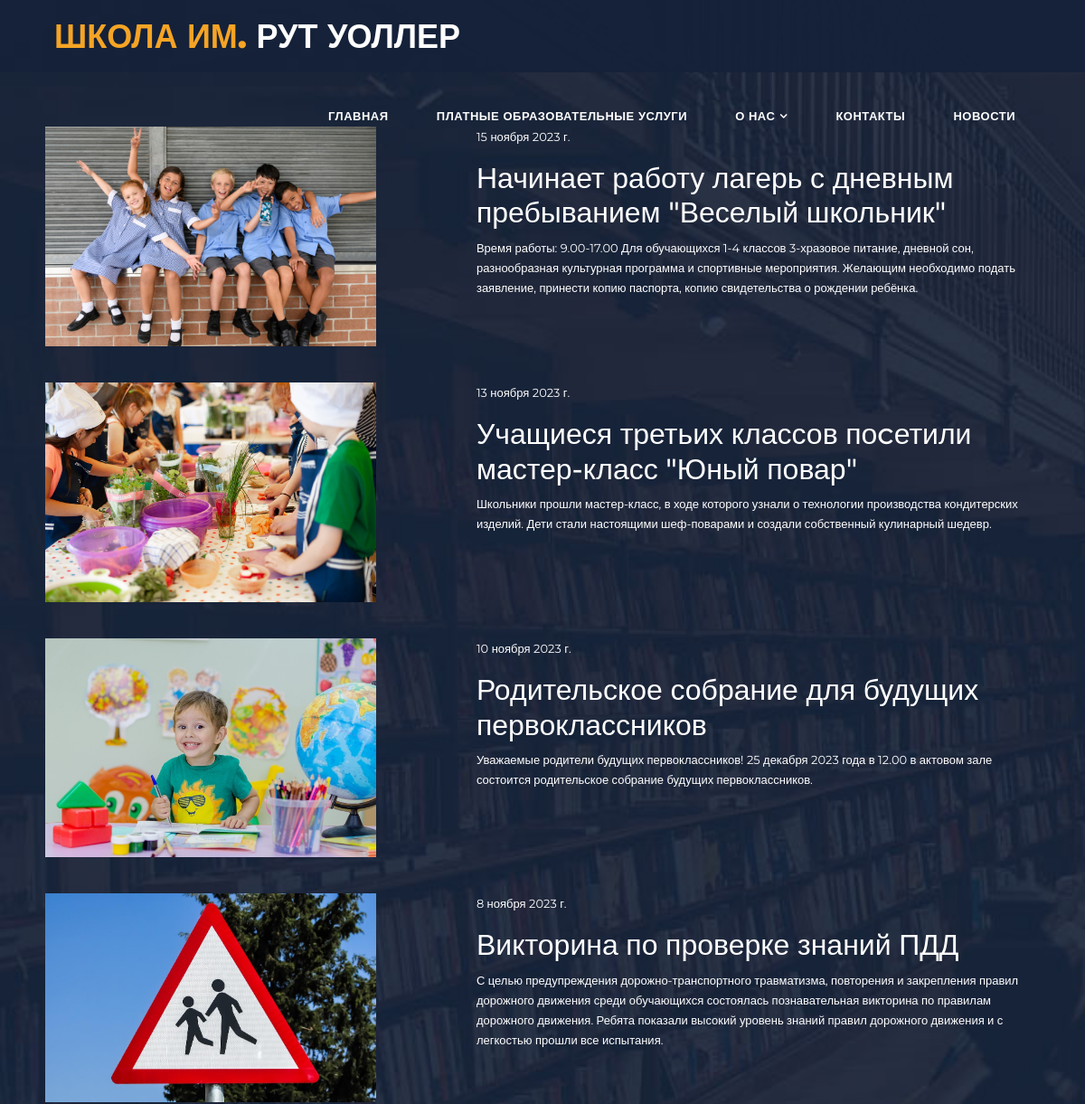
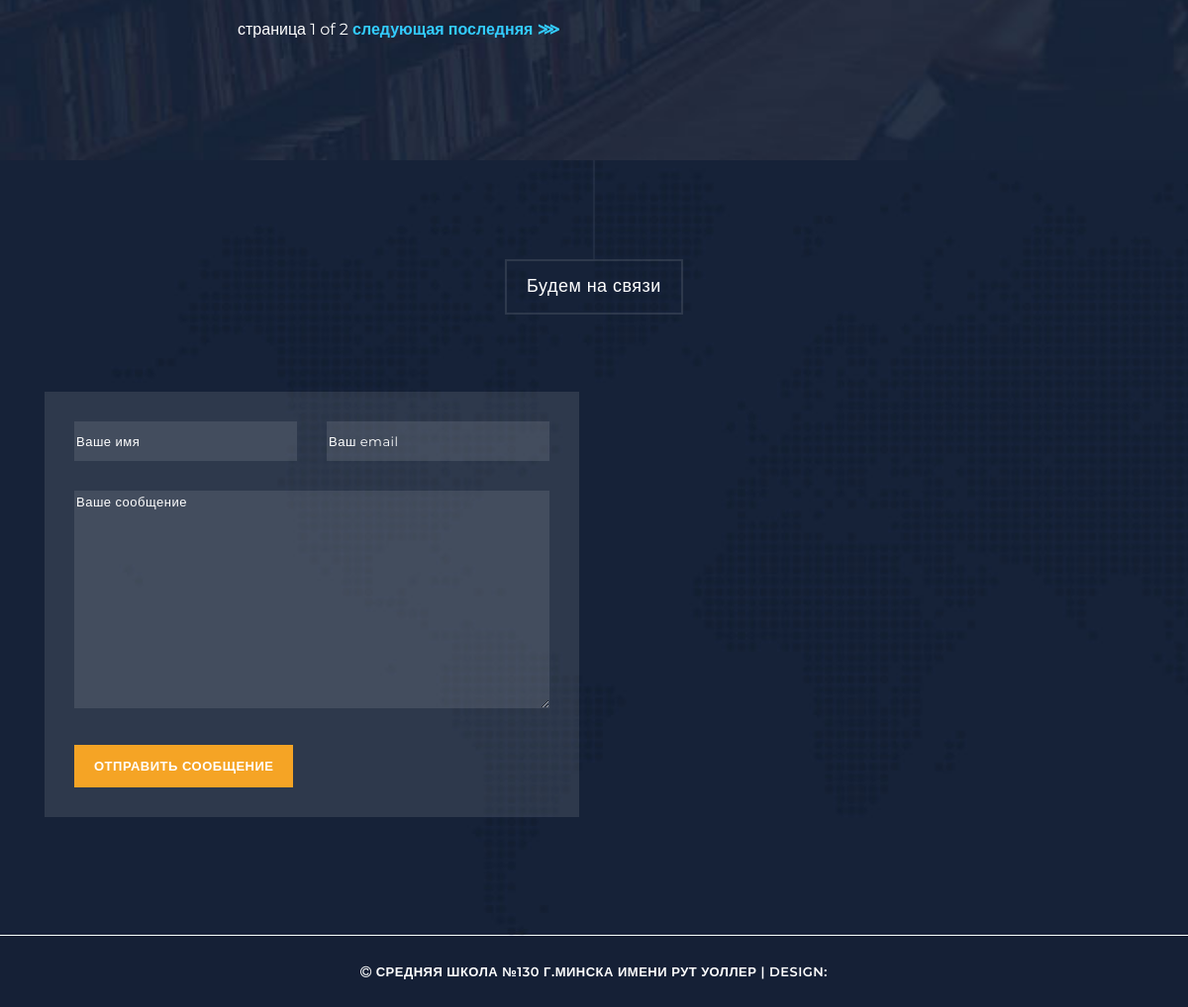
The page /school130/home/news/ on the database its author committed (2 pictures, top to bottom).
### Minsk130school/models.py (models this page shows)
class Blogs(models.Model):
    title = models.CharField('Заголовок', max_length=100)
    content = models.TextField('Содержание')
    publicationDate = models.DateField('Дата публикации', blank=True)
    image = models.ImageField('Изображение', upload_to='blog_images/')
    def __str__(self):
        return self.title
    def image_tag(self):
        return format_html('<img src="{}" width="150" height="150" />'.format(self.image.url))
    image_tag.short_description = 'Изображение'
    class Meta:
        verbose_name = 'Заголовок'
        verbose_name_plural = 'Заголовки'

### Minsk130school/views.py (the view)
# urls.py: path('home/news/', views.show_news, name= 'news'),
def show_news (request):
    blogs = models.Blogs.objects.order_by('-publicationDate')
    print(f'blogs = {blogs}')
    paginator = Paginator(blogs, 4)   #показ на стр. по 4
    page_number = request.GET.get('page')
    page_obj = paginator.get_page(page_number)
    question_form = QuestionsForm()
    return render(request, 'news.html', {'info': page_obj,
                                         'question_form':question_form})

### Minsk130school/forms.py
class QuestionsForm(forms.ModelForm):
    name = forms.CharField(label='', widget=forms.TextInput(attrs={'placeholder': 'Ваше имя'}))
    email = forms.EmailField(label='', widget=forms.EmailInput(attrs={'placeholder': 'Ваш email'}))
    message = forms.CharField(label='', widget=forms.Textarea(attrs={'placeholder': 'Ваше сообщение'}))
    class Meta:
        model = Questions
        fields = ['name', 'email', 'message']
        widgets = {
            'name': forms.TextInput(attrs={'class': 'form-control'}),
            'email': forms.EmailInput(attrs={'class': 'form-control'}),
            'message': forms.Textarea(attrs={'class': 'form-control'}),
        }

### Minsk130school/templates/news.html (shortened to what this page needs)
{% extends 'base.html' %}
{% block content %}
{% load static %}
<section class="section video" data-section="section5">
    <div class="container">
      <div class="row">
            {% for blog in info %}
            <div class="blog">
              <div class="blog-icon">
                {% if blog.image %}
                  <img src="{{blog.image.url}}">
                {% else %}
                  <p>No image</p>
                {% endif %}
              </div>
                <div class="blog-text">
                    <p>{{blog.publicationDate}}</p>
                    <h2>{{blog.title}}</h2>
                    <p>{{blog.content}}</p>
                </div>
            </div>
            {% endfor %}
        </div>
      </div>
     {% include 'pagination.html' %}
</section>
{% endblock %}

### Minsk130school/static/Minsk130school/assets/css/templatemo-grad-school.css (style rules this page uses)
body { font-family: 'Montserrat', sans-serif; }
p { font-size: 13px; line-height: 22px; }
.blog { display: flex; flex-direction: row; align-items: stretch; color:white; padding: 20px; }
.blog-icon { width: 50%; }
.blog-icon>img { width: 80%; }
.blog-text { width: 70%; padding-left: 20px; }
section.video { background-image: url(../images/video-bg.jpg); background-repeat: no-repeat; background-size: cover; background-color: #172238; padding: 120px 0px; }
section.contact form input { width: 100%; height: 40px; background-color: rgba(250,250,250,0.1); border-radius: 0px; border: none; outline: none; color: #fff; font-size: 13px; margin-bottom: 30px; letter-spacing: 0.5px; }
section.contact form textarea { width: 100%; height: 220px; max-height: 280px; min-height: 220px; background-color: rgba(250,250,250,0.1); border-radius: 0px; border: none; outline: none; color: #fff; font-size: 13px; margin-bottom: 30px; letter-spacing: 0.5px; }
section.contact form input::placeholder { color: #fff; }
section.contact form textarea::placeholder { color: #fff; }

### rows shown on the page
Blogs: image (picture), publicationDate "15 ноября 2023 г.", title "Начинает работу лагерь с дневным пребыванием \"Веселый школьник\"", content "Время работы: 9.00-17.00 Для обучающихся 1-4 классов 3-хразовое питание, дневной сон, разнообразная культурная программа и спортивные мероприятия. Желающим необходимо подать заявление, принести копию паспорта, копию свидетельства о рождении ребёнка."
Blogs: image (picture), publicationDate "13 ноября 2023 г.", title "Учащиеся третьих классов поcетили мастер-класс \"Юный повар\"", content "Школьники прошли мастер-класс, в ходе которого узнали о технологии производства кондитерских изделий. Дети стали настоящими шеф-поварами и создали собственный кулинарный шедевр."
Blogs: image (picture), publicationDate "10 ноября 2023 г.", title "Родительское собрание для будущих первоклассников", content "Уважаемые родители будущих первоклассников! 25 декабря 2023 года в 12.00 в актовом зале состоится родительское собрание будущих первоклассников."
Blogs: image (picture), publicationDate "8 ноября 2023 г.", title "Викторина по проверке знаний ПДД", content "С целью предупреждения дорожно-транспортного травматизма, повторения и закрепления правил дорожного движения среди обучающихся состоялась познавательная викторина по правилам дорожного движения. Ребята показали высокий уровень знаний правил дорожного движения и с легкостью прошли все испытания."

### other values the page prints
{{ info.number }} "1"
{{ info.paginator.num_pages }} "2"
